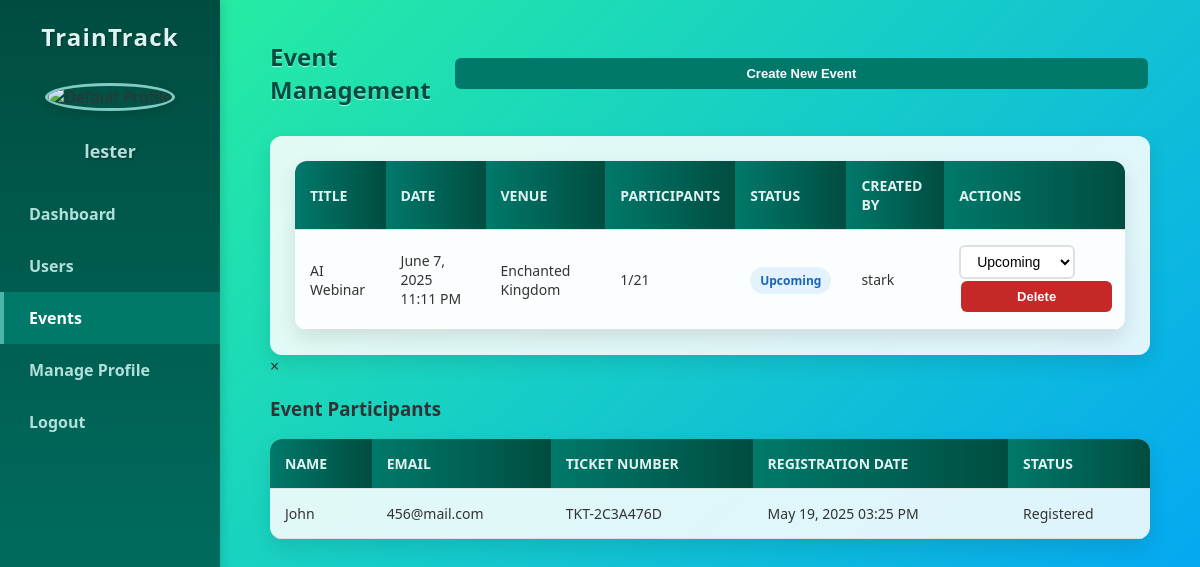
The app's page /admin/events.php?view_participants=1 (signed in) with its own data.
### tables this page shows
CREATE TABLE `events` (
  `id` int(11) NOT NULL,
  `title` varchar(255) NOT NULL,
  `description` text DEFAULT NULL,
  `event_date` datetime NOT NULL,
  `venue` varchar(255) DEFAULT NULL,
  `max_participants` int(11) DEFAULT NULL,
  `created_at` timestamp NOT NULL DEFAULT current_timestamp(),
  `created_by` varchar(50) DEFAULT NULL,
  `status` enum('upcoming','ongoing','completed','cancelled') DEFAULT 'upcoming'
);

CREATE TABLE `event_registrations` (
  `id` int(11) NOT NULL,
  `event_id` int(11) DEFAULT NULL,
  `student_id` varchar(50) DEFAULT NULL,
  `registration_date` timestamp NOT NULL DEFAULT current_timestamp(),
  `ticket_number` varchar(20) DEFAULT NULL,
  `status` enum('registered','attended','cancelled') DEFAULT 'registered'
);

CREATE TABLE `students` (
  `id` int(11) NOT NULL,
  `student_id` varchar(50) NOT NULL,
  `name` varchar(100) NOT NULL,
  `email` varchar(100) NOT NULL,
  `password` varchar(255) NOT NULL,
  `created_at` timestamp NOT NULL DEFAULT current_timestamp()
);

### admin/events.php (the view, shortened to what this page needs)
<?php
require '../config.php';
$admin_username = $_SESSION['admin_username'] ?? null;
$admin_profile = null;
if ($admin_username) {
    $stmt = $conn->prepare("SELECT username, profile_image FROM admins WHERE username = ?");
    $stmt->bind_param("s", $admin_username);
    $stmt->execute();
    $result = $stmt->get_result();
    if ($result->num_rows === 1) {
        $admin_profile = $result->fetch_assoc();
    }
}
$events = $conn->query("
    SELECT e.*,
           COUNT(er.id) as registered_count,
           a.username as created_by_name
    FROM events e
    LEFT JOIN event_registrations er ON e.id = er.event_id
    LEFT JOIN admins a ON e.created_by = a.username
    GROUP BY e.id
    ORDER BY e.event_date DESC
");
$event_participants = null;
if (isset($_GET['view_participants'])) {
    $event_id = (int)$_GET['view_participants'];
    $event_participants = $conn->query("SELECT er.*, s.name, s.email
        FROM event_registrations er
        JOIN students s ON er.student_id = s.student_id
        WHERE er.event_id = $event_id
        ORDER BY er.registration_date DESC");
}
?>
<!DOCTYPE html>
<html>
<head>
    <link rel="stylesheet" href="dash.css">
</head>
<body>
<div class="sidebar">
    <h2>TrainTrack</h2>
    <?php if ($admin_profile): ?>
        <div class="admin-profile-sidebar">
            <?php if (!empty($admin_profile['profile_image']) && file_exists('../' . $admin_profile['profile_image'])): ?>
                <img src="../<?= htmlspecialchars($admin_profile['profile_image']) ?>" alt="Admin Profile" class="profile-img-sidebar" />
            <?php else: ?>
                <img src="../uploads/admin_profiles/default.png" alt="Default Profile" class="profile-img-sidebar" />
            <?php endif; ?>
            <p class="admin-username-sidebar"><?= htmlspecialchars($admin_profile['username']) ?></p>
        </div>
    <?php endif; ?>
    <a href="dashboard.php">Dashboard</a>
    <a href="users.php">Users</a>
    <a href="events.php" class="active">Events</a>
    <a href="admin_profile.php">Manage Profile</a>
    <a href="logout.php">Logout</a>
</div>
<div class="main-content">
    <div class="content-header">
        <h2>Event Management</h2>
        <button class="btn btn-primary" onclick="toggleEventForm()">Create New Event</button>
    </div>
    <div class="events-table-container">
        <table>
            <thead>
                <tr>
                    <th>Title</th>
                    <th>Date</th>
                    <th>Venue</th>
                    <th>Participants</th>
                    <th>Status</th>
                    <th>Created By</th>
                    <th>Actions</th>
                </tr>
            </thead>
            <tbody>
                <?php if ($events->num_rows > 0): ?>
                    <?php while ($event = $events->fetch_assoc()): ?>
                        <tr>
                            <td><?= htmlspecialchars($event['title']) ?></td>
                            <td><?= date('F j, Y g:i A', strtotime($event['event_date'])) ?></td>
                            <td><?= htmlspecialchars($event['venue']) ?></td>
                            <td><?= $event['registered_count'] ?>/<?= $event['max_participants'] ?></td>
                            <td>
                                <span class="status-badge status-<?= strtolower($event['status']) ?>">
                                    <?= ucfirst($event['status']) ?>
                                </span>
                            </td>
                            <td><?= htmlspecialchars($event['created_by_name']) ?></td>
                            <td>
                                <form method="POST" style="display: inline;">
                                    <select name="status" onchange="this.form.submit()">
                                        <option value="upcoming" <?= $event['status'] === 'upcoming' ? 'selected' : '' ?>>Upcoming</option>
                                    </select>
                                </form>
                                <form method="POST" style="display: inline;" onsubmit="return confirm('Are you sure you want to delete this event?');">
                                    <button type="submit" class="btn btn-danger">Delete</button>
                                </form>
                            </td>
                        </tr>
                    <?php endwhile; ?>
                <?php else: ?>
                    <tr>
                        <td colspan="7" style="text-align: center;">No events found.</td>
                    </tr>
                <?php endif; ?>
            </tbody>
        </table>
    </div>
    <?php if ($event_participants): ?>
    <div class="participants-modal" id="participantsModal" style="display: block;">
        <div class="participants-content">
            <span class="close-modal" onclick="window.location.href='events.php'">&times;</span>
            <h3>Event Participants</h3>
            <table class="participants-table">
                <thead>
                    <tr>
                        <th>Name</th>
                        <th>Email</th>
                        <th>Ticket Number</th>
                        <th>Registration Date</th>
                        <th>Status</th>
                    </tr>
                </thead>
                <tbody>
                    <?php while ($participant = $event_participants->fetch_assoc()): ?>
                        <tr>
                            <td><?= htmlspecialchars($participant['name']) ?></td>
                            <td><?= htmlspecialchars($participant['email']) ?></td>
                            <td><?= htmlspecialchars($participant['ticket_number']) ?></td>
                            <td><?= date('M d, Y h:i A', strtotime($participant['registration_date'])) ?></td>
                            <td><?= ucfirst($participant['status']) ?></td>
                        </tr>
                    <?php endwhile; ?>
                </tbody>
            </table>
        </div>
    </div>
    <?php endif; ?>
</div>
</body>
</html>

### admin/dash.css (style rules this page uses)
body { font-family: 'Segoe UI', Tahoma, Geneva, Verdana, sans-serif; background: #f7f9fb; margin: 0; padding: 0; display: flex; flex-direction: column; align-items: center; min-height: 100vh; }
button { margin-top: 20px; width: 100%; padding: 10px; background-color: #007bff; color: white; border: none; border-radius: 6px; cursor: pointer; font-size: 16px; transition: background-color 0.3s; }
a { color: #007bff; text-decoration: none; }
table { width: 100%; border-collapse: collapse; background-color: #fff; border-radius: 10px; overflow: hidden; }
th { background-color: #2c3e50; color: white; padding: 14px; text-align: center; font-size: 14px; text-transform: uppercase; }
td { padding: 12px; text-align: center; font-size: 14px; border-bottom: 1px solid #eee; }
.btn { padding: 7px 14px; border: none; border-radius: 4px; font-size: 13px; cursor: pointer; transition: 0.3s; color: white; margin: 2px; }

### admin/events.php (style rules this page uses)
body, html { margin: 0; padding: 0; font-family: 'Segoe UI', Tahoma, Geneva, Verdana, sans-serif; min-height: 100vh; background: linear-gradient(135deg, #2af598 0%, #009efd 100%); color: #333; }
.sidebar { position: fixed; left: 0; top: 0; width: 220px; height: 100%; background: linear-gradient(180deg, #004d40, #00796b); padding-top: 20px; box-shadow: 2px 0 10px rgba(0,0,0,0.15); z-index: 1000; }
.sidebar h2 { color: #e0f2f1; text-align: center; margin-bottom: 30px; font-weight: 700; font-size: 24px; letter-spacing: 1.2px; text-shadow: 1px 1px 2px rgba(0,0,0,0.3); }
.admin-profile-sidebar { text-align: center; margin-bottom: 25px; padding: 0 15px; }
.profile-img-sidebar { width: 90px; height: 90px; border-radius: 50%; border: 3px solid #80cbc4; object-fit: cover; box-shadow: 0 3px 10px rgba(0, 0, 0, 0.15); margin-bottom: 10px; }
.admin-username-sidebar { color: #b2dfdb; font-weight: 700; font-size: 18px; text-shadow: 1px 1px 2px rgba(0,0,0,0.4); word-break: break-word; }
.sidebar a { display: block; color: #b2dfdb; padding: 15px 25px; text-decoration: none; font-weight: 600; border-left: 4px solid transparent; transition: all 0.3s ease; }
.sidebar a.active { background-color: #00796b; color: #fff; border-left: 4px solid #4db6ac; }
.main-content { margin-left: 220px; padding: 40px 50px; box-sizing: border-box; min-height: 100vh; }
h2 { margin-top: 0; color: #004d40; text-shadow: 0 1px 1px #a7ffeb; }
table { width: 100%; border-collapse: collapse; background: #ffffffdd; box-shadow: 0 8px 20px rgba(0,0,0,0.1); border-radius: 12px; overflow: hidden; }
th, td { padding: 15px; text-align: left; border-bottom: 1px solid #e0e0e0; }
th { background: linear-gradient(90deg, #00796b, #004d40); color: #e0f2f1; font-weight: 600; }
.btn { padding: 8px 16px; border: none; border-radius: 6px; cursor: pointer; font-weight: 600; transition: all 0.3s ease; }
.btn-primary { background: #00796b; color: white; }
.btn-danger { background: #c62828; color: white; }
.status-badge { padding: 5px 10px; border-radius: 15px; font-size: 12px; font-weight: 600; }
.status-upcoming { background: #e3f2fd; color: #1565c0; }
.content-header { display: flex; justify-content: space-between; align-items: center; margin-bottom: 30px; }
.content-header h2 { margin: 0; }
.events-table-container { background: #ffffffdd; padding: 25px; border-radius: 12px; box-shadow: 0 8px 20px rgba(0,0,0,0.1); }
select[name="status"] { padding: 6px 12px; border: 2px solid #e0e0e0; border-radius: 6px; font-size: 14px; margin-right: 10px; background-color: white; }

### records on screen
events: title "AI Webinar", event_date "June 7, 2025 11:11 PM", venue "Enchanted Kingdom", registered_count "1", max_participants "21", status "Upcoming", created_by_name "stark"
event_registrations: students.name "John", students.email "456@mail.com", ticket_number "TKT-2C3A476D", registration_date "May 19, 2025 03:25 PM", status "Registered"

### other values on screen
$admin_profile['username'] "lester"
